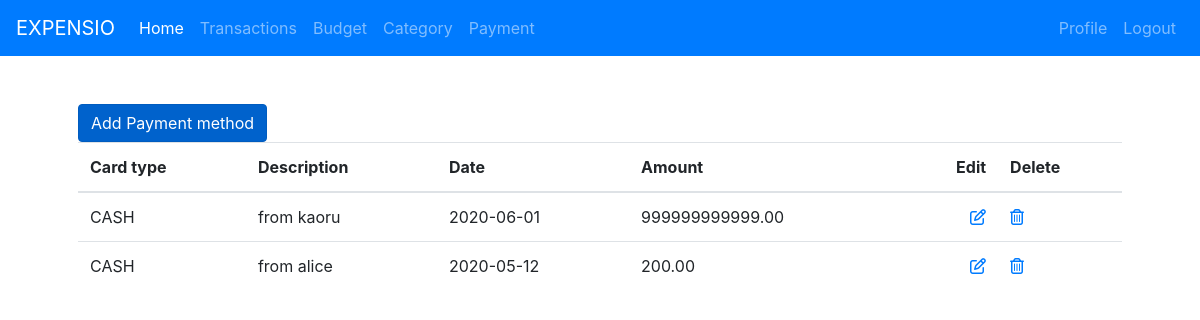
Before: /payment/ (signed in) with the older database file.
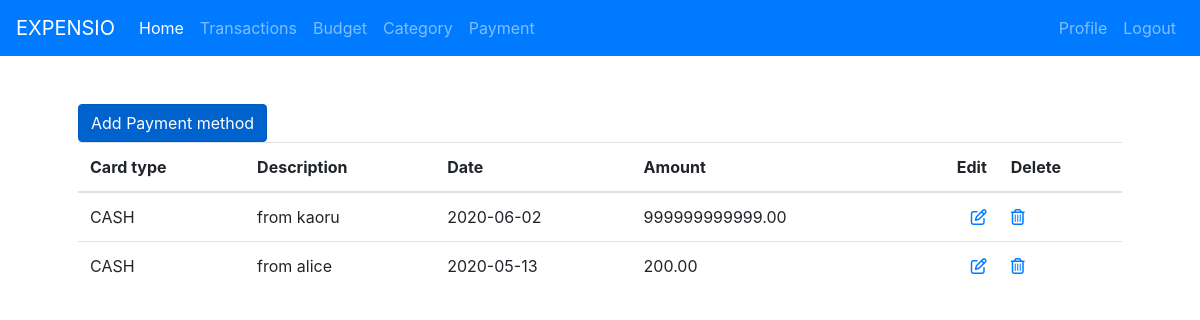
After: the same page with the newer database file.
### payment/models.py (models this page shows, shortened)
class Payment(models.Model):
    VISA = "VISA"
    MASTERCARD = "MASTERCARD"
    CASH = "CASH"
    PAYMENT_TYPE = [
        (CASH, "Cash"),
        (VISA, "Visa"),
        (MASTERCARD, "Mastercard"),
    ]
    type = models.CharField(max_length=50, choices=PAYMENT_TYPE, default=CASH,)
    date = models.DateTimeField()
    description = models.CharField(max_length=100, default="")
    amount = models.DecimalField(max_digits=19, decimal_places=2)
    user = models.ForeignKey("auth.User", on_delete=models.CASCADE)

### payment/views.py (the view)
# urls.py: path("", PaymentListView.as_view(), name="payment"),
class PaymentListView(ListView):
    model = Payment
    template_name = "payment.html"
    def get_queryset(self):
        return Payment.objects.filter(user=self.request.user)

### templates/payment.html
{% extends 'base.html' %}
{% block content %}
    <a href="/payment/add" class="btn btn-primary active" role="button" aria-pressed="true">Add Payment method</a>
    <br>
    <table class="table">
        <thead>
            <tr>
                <th scope="col">Card type</th>
                <th scope="col">Description</th>
                <th scope="col">Date</th>
                <th scope="col">Amount</th>
                <th scope="col" class="text-right">Edit</th>
                <th scope="col">Delete</th>
            </tr>
        </thead>
        <tbody>
            {% for payment in object_list %}
                <tr>
                    <td>{{ payment.type }}</td>
                    <td>{{ payment.description }}</td>
                    <td>{{ payment.date | date:"Y-m-d" }}</td>
                    <td>{{ payment.amount }}</td>
                    <td class="text-right">
                        <a href="{{ payment.id  }}/edit">
                            <i class="far fa-edit"></i>
                        </a>
                    </td>
                    <td>
                        <a href="{{ payment.id  }}/delete">
                            <i class="far fa-trash-alt"></i>
                        </a>
                    </td>
                </tr>
            {% endfor %}
        </tbody>
    </table>
{% endblock content %}

Changed rows visible on the page:
changed Payment "from kaoru": date "2020-06-01" → "2020-06-02"
changed Payment "from alice": date "2020-05-12" → "2020-05-13"
